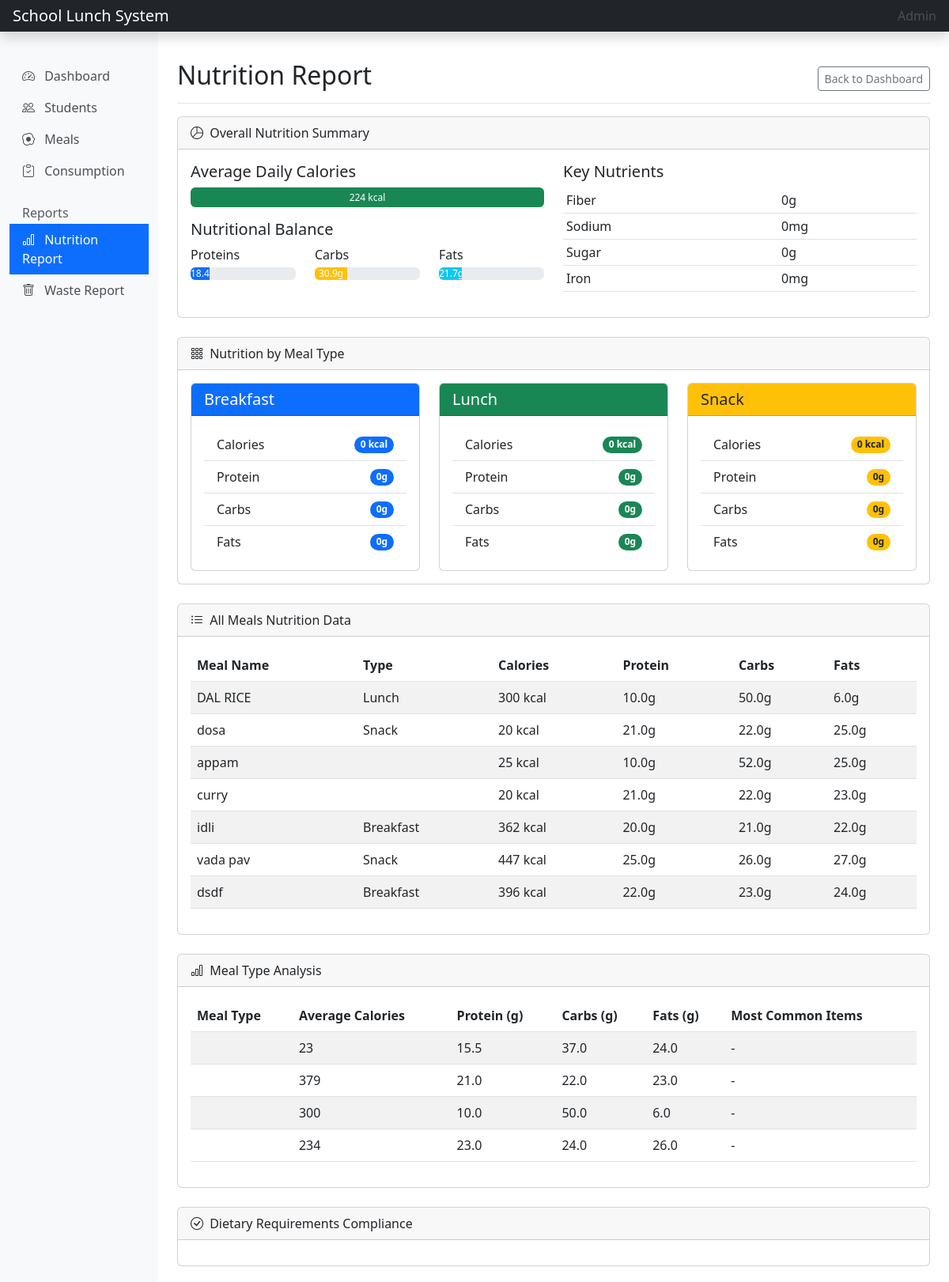
/meals/reports/nutrition/, run on the app's committed database.
### meals/models.py (models this page shows, shortened)
class Meal(models.Model):
    MEAL_TYPES = [
        ('breakfast', 'Breakfast'),
        ('lunch', 'Lunch'),
        ('snack', 'Snack')
    ]
    name = models.CharField(max_length=100)
    description = models.TextField(blank=True, null=True)
    meal_type = models.CharField(max_length=20, choices=MEAL_TYPES)
    serving_date = models.DateField()
    calories = models.IntegerField()
    protein = models.FloatField(help_text='Protein content in grams')
    carbohydrates = models.FloatField(help_text='Carbohydrates content in grams')
    fats = models.FloatField(help_text='Fats content in grams')
    created_at = models.DateTimeField(auto_now_add=True)

### meals/views.py (the view, shortened to what this page needs)
# urls.py: path('reports/nutrition/', views.nutrition_report, name='nutrition-report'),
def nutrition_report(request):
    meals = Meal.objects.all()
    avg_values = meals.aggregate(
        Avg('calories'),
        Avg('protein'),
        Avg('carbohydrates'),
        Avg('fats')
    )
    meal_type_analysis = meals.values('meal_type').annotate(
        avg_calories=Avg('calories'),
        avg_protein=Avg('protein'),
        avg_carbs=Avg('carbohydrates'),
        avg_fats=Avg('fats'),
        total_meals=Count('id')
    ).order_by('meal_type')
    context = {
        'meals': meals,
        'avg_calories': round(avg_values['calories__avg'] or 0, 1),
        'avg_protein': round(avg_values['protein__avg'] or 0, 1),
        'avg_carbs': round(avg_values['carbohydrates__avg'] or 0, 1),
        'avg_fats': round(avg_values['fats__avg'] or 0, 1),
        'meal_type_analysis': meal_type_analysis
    }
    return render(request, 'meals/nutrition_report.html', context)

### meals/templates/meals/nutrition_report.html (shortened to what this page needs)
{% extends 'meals/base.html' %}
{% load meal_extras %}
{% block content %}
<div class="d-flex justify-content-between flex-wrap flex-md-nowrap align-items-center pt-3 pb-2 mb-3 border-bottom">
    <h1 class="h2">Nutrition Report</h1>
    <div class="btn-toolbar mb-2 mb-md-0">
        <a href="{% url 'dashboard' %}" class="btn btn-sm btn-outline-secondary">Back to Dashboard</a>
    </div>
</div>
<div class="card mb-4">
    <div class="card-header">
        <i class="bi bi-pie-chart me-1"></i> Overall Nutrition Summary
    </div>
    <div class="card-body">
        <div class="row">
            <div class="col-md-6">
                <h5>Average Daily Calories</h5>
                <div class="progress mb-3" style="height: 25px;">
                    <div class="progress-bar bg-success" role="progressbar"
                         style="width: 100%"
                         aria-valuenow="100"
                         aria-valuemin="0"
                         aria-valuemax="100">
                        {{ avg_calories|default:0|floatformat:0 }} kcal
                    </div>
                </div>
                <h5>Nutritional Balance</h5>
                <div class="row">
                    <div class="col-md-4">
                        <p class="mb-1">Proteins</p>
                        <div class="progress mb-3">
                            <div class="progress-bar bg-primary" role="progressbar"
                                 style="width: {{ avg_protein|default:0|floatformat:0 }}%"
                                 aria-valuenow="{{ avg_protein|default:0|floatformat:0 }}"
                                 aria-valuemin="0"
                                 aria-valuemax="100">
                                {{ avg_protein|default:0|floatformat:1 }}g
                            </div>
                        </div>
                    </div>
                    <div class="col-md-4">
                        <p class="mb-1">Carbs</p>
                        <div class="progress mb-3">
                            <div class="progress-bar bg-warning" role="progressbar"
                                 style="width: {{ avg_carbs|default:0|floatformat:0 }}%"
                                 aria-valuenow="{{ avg_carbs|default:0|floatformat:0 }}"
                                 aria-valuemin="0"
                                 aria-valuemax="100">
                                {{ avg_carbs|default:0|floatformat:1 }}g
                            </div>
                        </div>
                    </div>
                    <div class="col-md-4">
                        <p class="mb-1">Fats</p>
                        <div class="progress mb-3">
                            <div class="progress-bar bg-info" role="progressbar"
                                 style="width: {{ avg_fats|default:0|floatformat:0 }}%"
                                 aria-valuenow="{{ avg_fats|default:0|floatformat:0 }}"
                                 aria-valuemin="0"
                                 aria-valuemax="100">
                                {{ avg_fats|default:0|floatformat:1 }}g
                            </div>
                        </div>
                    </div>
                </div>
            </div>
            <div class="col-md-6">
                <h5>Key Nutrients</h5>
                <table class="table table-sm">
                    <tbody>
                        <tr>
                            <td>Fiber</td>
                            <td>{{ average_fiber|default:"0" }}g</td>
                        </tr>
                        <tr>
                            <td>Sodium</td>
                            <td>{{ average_sodium|default:"0" }}mg</td>
                        </tr>
                        <tr>
                            <td>Sugar</td>
                            <td>{{ average_sugar|default:"0" }}g</td>
                        </tr>
                        <tr>
                            <td>Iron</td>
                            <td>{{ average_iron|default:"0" }}mg</td>
                        </tr>
                    </tbody>
                </table>
            </div>
        </div>
    </div>
</div>
<div class="card mb-4">
    <div class="card-header">
        <i class="bi bi-grid-3x3-gap me-1"></i> Nutrition by Meal Type
    </div>
    <div class="card-body">
        <div class="row">
            <div class="col-md-4">
                <div class="card">
                    <div class="card-header bg-primary text-white">
                        <h5 class="card-title mb-0">Breakfast</h5>
                    </div>
                    <div class="card-body">
                        <ul class="list-group list-group-flush">
                            <li class="list-group-item d-flex justify-content-between align-items-center">
                                Calories
                                <span class="badge bg-primary rounded-pill">{{ breakfast_avg.calories|default:"0" }} kcal</span>
                            </li>
                            <li class="list-group-item d-flex justify-content-between align-items-center">
                                Protein
                                <span class="badge bg-primary rounded-pill">{{ breakfast_avg.protein|default:"0" }}g</span>
                            </li>
                            <li class="list-group-item d-flex justify-content-between align-items-center">
                                Carbs
                                <span class="badge bg-primary rounded-pill">{{ breakfast_avg.carbs|default:"0" }}g</span>
                            </li>
                            <li class="list-group-item d-flex justify-content-between align-items-center">
                                Fats
                                <span class="badge bg-primary rounded-pill">{{ breakfast_avg.fats|default:"0" }}g</span>
                            </li>
                        </ul>
                    </div>
                </div>
            </div>
            <div class="col-md-4">
                <div class="card">
                    <div class="card-header bg-success text-white">
                        <h5 class="card-title mb-0">Lunch</h5>
                    </div>
                    <div class="card-body">
                        <ul class="list-group list-group-flush">
                            <li class="list-group-item d-flex justify-content-between align-items-center">
                                Calories
                                <span class="badge bg-success rounded-pill">{{ lunch_avg.calories|default:"0" }} kcal</span>
                            </li>
                            <li class="list-group-item d-flex justify-content-between align-items-center">
                                Protein
                                <span class="badge bg-success rounded-pill">{{ lunch_avg.protein|default:"0" }}g</span>
                            </li>
                            <li class="list-group-item d-flex justify-content-between align-items-center">
                                Carbs
                                <span class="badge bg-success rounded-pill">{{ lunch_avg.carbs|default:"0" }}g</span>
                            </li>
                            <li class="list-group-item d-flex justify-content-between align-items-center">
                                Fats
                                <span class="badge bg-success rounded-pill">{{ lunch_avg.fats|default:"0" }}g</span>
                            </li>
                        </ul>
                    </div>
                </div>
            </div>
            <div class="col-md-4">
                <div class="card">
                    <div class="card-header bg-warning text-dark">
                        <h5 class="card-title mb-0">Snack</h5>
                    </div>
                    <div class="card-body">
                        <ul class="list-group list-group-flush">
                            <li class="list-group-item d-flex justify-content-between align-items-center">
                                Calories
                                <span class="badge bg-warning text-dark rounded-pill">{{ snack_avg.calories|default:"0" }} kcal</span>
                            </li>
                            <li class="list-group-item d-flex justify-content-between align-items-center">
                                Protein
                                <span class="badge bg-warning text-dark rounded-pill">{{ snack_avg.protein|default:"0" }}g</span>
                            </li>
                            <li class="list-group-item d-flex justify-content-between align-items-center">
                                Carbs
                                <span class="badge bg-warning text-dark rounded-pill">{{ snack_avg.carbs|default:"0" }}g</span>
                            </li>
                            <li class="list-group-item d-flex justify-content-between align-items-center">
                                Fats
                                <span class="badge bg-warning text-dark rounded-pill">{{ snack_avg.fats|default:"0" }}g</span>
                            </li>
                        </ul>
                    </div>
                </div>
            </div>
        </div>
    </div>
</div>
<div class="card mb-4">
    <div class="card-header">
        <i class="bi bi-list-ul me-1"></i> All Meals Nutrition Data
    </div>
    <div class="card-body">
        <div class="table-responsive">
            <table class="table table-striped table-hover">
                <thead>
                    <tr>
                        <th>Meal Name</th>
                        <th>Type</th>
                        <th>Calories</th>
                        <th>Protein</th>
                        <th>Carbs</th>
                        <th>Fats</th>
                    </tr>
                </thead>
                <tbody>
                    {% for meal in meals %}
                    <tr>
                        <td>{{ meal.name }}</td>
                        <td>{{ meal.meal_type|title }}</td>
                        <td>{{ meal.calories|default:"0" }} kcal</td>
                        <td>{{ meal.protein|default:"0" }}g</td>
                        <td>{{ meal.carbohydrates|default:"0" }}g</td>
                        <td>{{ meal.fats|default:"0" }}g</td>
                    </tr>
                    {% endfor %}
                </tbody>
            </table>
        </div>
    </div>
</div>
<div class="card mb-4">
    <div class="card-header">
        <i class="bi bi-bar-chart me-1"></i> Meal Type Analysis
    </div>
    <div class="card-body">
        <div class="table-responsive">
            <table class="table table-striped table-hover">
                <thead>
                    <tr>
                        <th>Meal Type</th>
                        <th>Average Calories</th>
                        <th>Protein (g)</th>
                        <th>Carbs (g)</th>
                        <th>Fats (g)</th>
                        <th>Most Common Items</th>
                    </tr>
                </thead>
                <tbody>
                    {% for meal_type in meal_type_analysis %}
                    <tr>
                        <td>{{ meal_type.name }}</td>
                        <td>{{ meal_type.avg_calories|default:0|floatformat:0 }}</td>
                        <td>{{ meal_type.avg_protein|default:0|floatformat:1 }}</td>
                        <td>{{ meal_type.avg_carbs|default:0|floatformat:1 }}</td>
                        <td>{{ meal_type.avg_fats|default:0|floatformat:1 }}</td>
                        <td>{{ meal_type.common_items|default:"-"|truncatechars:30 }}</td>
                    </tr>
                    {% endfor %}
                </tbody>
            </table>
        </div>
    </div>
</div>
<div class="card">
    <div class="card-header">
        <i class="bi bi-check-circle me-1"></i> Dietary Requirements Compliance
    </div>
    <div class="card-body">
    </div>
</div>
{% endblock %}

### data on the page
Meal: name "DAL RICE", meal_type "Lunch", calories "300", protein "10.0", carbohydrates "50.0", fats "6.0", avg_calories "300", avg_protein "10.0", avg_carbs "50.0", avg_fats "6.0", common_items "-"
Meal: name "dosa", meal_type "Snack", calories "20", protein "21.0", carbohydrates "22.0", fats "25.0"
Meal: name "appam", calories "25", protein "10.0", carbohydrates "52.0", fats "25.0"
Meal: name "curry", calories "20", protein "21.0", carbohydrates "22.0", fats "23.0"
Meal: name "idli", meal_type "Breakfast", calories "362", protein "20.0", carbohydrates "21.0", fats "22.0"
Meal: name "vada pav", meal_type "Snack", calories "447", protein "25.0", carbohydrates "26.0", fats "27.0"
Meal: name "dsdf", meal_type "Breakfast", calories "396", protein "22.0", carbohydrates "23.0", fats "24.0"

### other printed values
{{ avg_calories|default:0|floatformat:0 }} "224"
{{ avg_protein|default:0|floatformat:1 }} "18.4"
{{ avg_carbs|default:0|floatformat:1 }} "30.9"
{{ avg_fats|default:0|floatformat:1 }} "21.7"
{{ average_fiber|default:"0" }} "0"
{{ average_sodium|default:"0" }} "0"
{{ average_sugar|default:"0" }} "0"
{{ average_iron|default:"0" }} "0"
{{ breakfast_avg.calories|default:"0" }} "0"
{{ breakfast_avg.protein|default:"0" }} "0"
{{ breakfast_avg.carbs|default:"0" }} "0"
{{ breakfast_avg.fats|default:"0" }} "0"
{{ lunch_avg.calories|default:"0" }} "0"
{{ lunch_avg.protein|default:"0" }} "0"
{{ lunch_avg.carbs|default:"0" }} "0"
